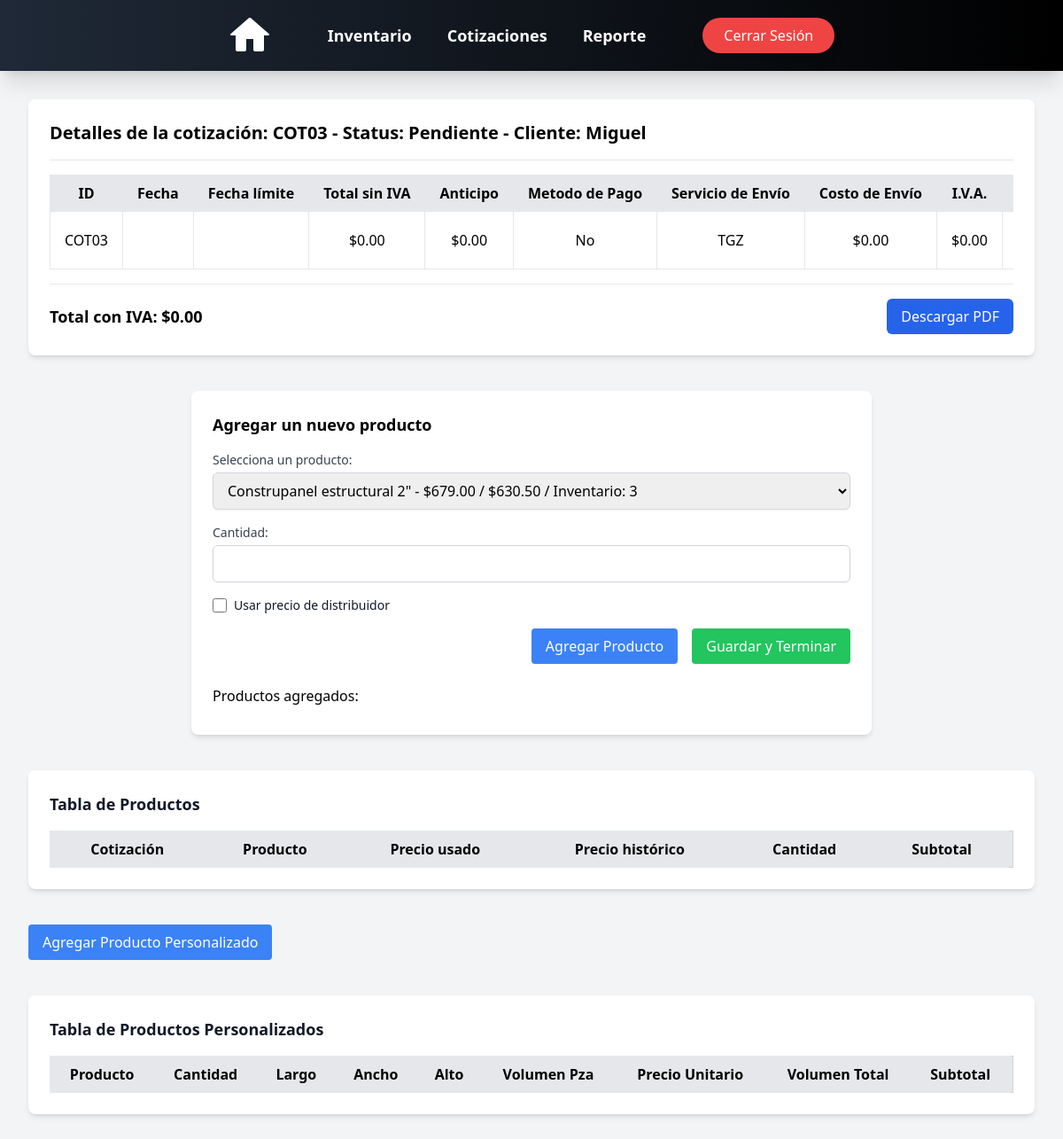
/quotes/details/COT03/ (signed in), run on an earlier commit of the app's database.
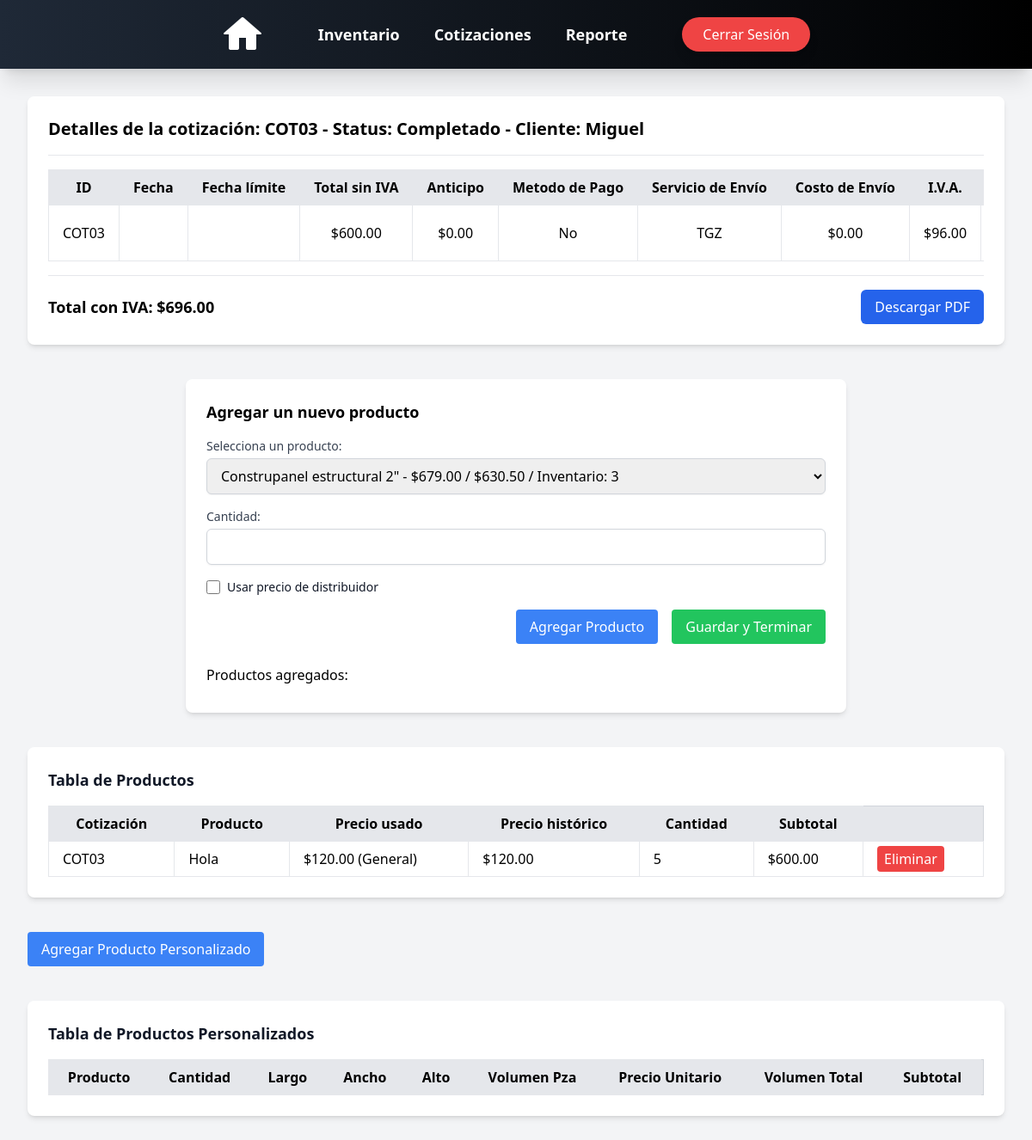
And on a later commit of the database.
### cotizaciones/models.py (models this page shows, shortened)
class Cotizaciones(models.Model):
    id = models.CharField(max_length=10, primary_key=True, unique=True, blank=False, null=False)
    cliente = models.CharField(max_length=50, blank=False, null=True)
    telefono = models.IntegerField(blank=False, null=True)
    fecha = models.DateField(auto_now=False, auto_now_add=False)
    fecha_propuesta = models.DateField(auto_now=False, auto_now_add=False)
    fecha_entrega = models.DateField(auto_now=False, auto_now_add=False, null=True, blank=True)
    direccion_entrega = models.CharField(max_length=50, default='Pendiente')
    servicio_envio = models.CharField(max_length=100, default="TGZ")
    costo_envio = models.DecimalField(max_digits=10, decimal_places=2, blank=False, null=True, default=0)
    total = models.DecimalField(max_digits=10, decimal_places=2, default=0.0)  # Total sin IVA
    total_Civa = models.DecimalField(max_digits=10, decimal_places=2, default=0.0)
    status = models.CharField(max_length=20, blank=False, null=False, default='Pendiente')
    anticipo = models.DecimalField(max_digits=10, decimal_places=2, default=0.0)
    restante = models.DecimalField(max_digits=10, decimal_places=2, default=0.0)
    metodo_pago = models.CharField(max_length=20, null=False, default='No')
    iva = models.DecimalField(max_digits=10, decimal_places=2, default=0.0)
    def __str__(self):
        return str(self.id)

class CotizacionProduct(models.Model):
    cotizacion_id = models.ForeignKey(Cotizaciones, on_delete=models.CASCADE, related_name='cotizaciones')
    product_id = models.ForeignKey(Product, on_delete=models.CASCADE)
    cantidad = models.IntegerField(default=1)
    phistorico = models.DecimalField(max_digits=10, decimal_places=2, default=0.0)
    subtotal = models.DecimalField(max_digits=10, decimal_places=2, default=0.0)
    usar_precio_distribuidor = models.BooleanField(default=False)

### products/models.py (models this page shows, shortened)
class Product(models.Model):
    nombre = models.CharField(max_length=50, blank=True, null=False)
    descripcion = models.CharField(max_length=100, blank=True, null=False)
    categoria = models.CharField(max_length=50, blank=True, null=False)
    largo = models.DecimalField(max_digits=5, decimal_places=2, blank=True, null=True, default=0)
    ancho = models.DecimalField(max_digits=5, decimal_places=2, blank=True, null=True, default=0)
    alto = models.DecimalField(max_digits=5, decimal_places=2, blank=True, null=True, default=0)
    volumen = models.FloatField(blank=True, null=True, default=0)
    volumen_total = models.FloatField(blank=True, null=True, default=0)
    unidad = models.CharField(max_length=50, blank=True, null=False)
    inventario = models.IntegerField(blank=True, null=True)
    precio_general = models.DecimalField(max_digits=10, decimal_places=2, blank=True, null=False)
    precio_distribuidor = models.DecimalField(max_digits=10, decimal_places=2, blank=True, null=True)
    otro = BooleanField(default=False)
    imagen = models.ImageField(upload_to='images_products/', blank=True, null=True)
    thumbnail = models.ImageField(upload_to='thumbs', blank=True, null=True, editable=True)

### cotizaciones/views.py (the view)
# urls.py: path('details/<str:id>/', details_view, name='details'),
def details_view(request, id):
    cotizacion = get_object_or_404(Cotizaciones, id=id)
    cotProduct = CotizacionProduct.objects.filter(cotizacion_id=cotizacion)
    productNormal = cotProduct.filter(product_id__otro=False)
    productPersonalizado = cotProduct.filter(product_id__otro=True)
    products = Product.objects.filter(otro=False)
    def formatear_fecha(fecha):
        if fecha:  # Verifica que la fecha no sea None
            if isinstance(fecha, datetime):
                return format_date(fecha, format="EEEE d 'de' MMMM 'del' y", locale='es')
            else:
                return format_date(datetime(fecha.year, fecha.month, fecha.day), format="EEEE d 'de' MMMM 'del' y",
                                   locale='es')
        return None
    def formato_moneda(valor):
        return "{:,.2f}".format(valor)
    cotizacion.fecha = formatear_fecha(cotizacion.fecha)
    cotizacion.fecha_propuesta = formatear_fecha(cotizacion.fecha_propuesta)
    cotizacion.fecha_entrega = formatear_fecha(cotizacion.fecha_entrega)
    cotizacion.costo_envio = formato_moneda(cotizacion.costo_envio)
    cotizacion.total = formato_moneda(cotizacion.total)
    cotizacion.total_Civa = formato_moneda(cotizacion.total_Civa)
    cotizacion.anticipo = formato_moneda(cotizacion.anticipo)
    cotizacion.restante = formato_moneda(cotizacion.restante)
    cotizacion.iva = formato_moneda(cotizacion.iva)
    qr_image = generate_qr(cotizacion.direccion_entrega)
    context = {
        'cotizaciones': cotizacion,
        'cotProduct': productNormal,
        'productOtro': productPersonalizado,
        'products': products,
        'qr_image': qr_image,
    }
    return render(request, 'quotes/details.html', context)

### cotizaciones/templatetags/custom_filters.py (called while the page is built)
@register.filter(name='moneda')
def moneda(value):
    if isinstance(value, Decimal):
        return "{:,.2f}".format(value)
    return value

### cotizaciones/views.py (called while the page is built)
def generate_qr(direccion):
    qr = qrcode.make(direccion)
    qr_image = BytesIO()
    qr.save(qr_image, format='PNG')
    qr_image.seek(0)
    return qr_image

### users/context_processors.py (called while the page is built)
def empleado_context(request):
    if request.user.is_authenticated:
        empleado = request.user.groups.filter(name='Empleado').exists()
    else:
        empleado = False  # Si no está autenticado, no es parte del grupo
    return {'empleado': empleado}

### templates/quotes/details.html (shortened to what this page needs)
{% load static %}
<!DOCTYPE html>
<html lang="es">
<head>
    <link rel="stylesheet" href="https://cdn.jsdelivr.net/npm/choices.js/public/assets/styles/choices.min.css">
    <script src="https://cdn.tailwindcss.com"></script>
</head>
<body class="bg-gray-100 p-8">
    {% include 'nav_bar.html' %}
    {% if request.user.is_authenticated %}
        <div class="animate__animated animate__fadeIn">
        {% include 'quotes/quote_details.html' %}
        {% include 'quotes/add_product_form.html' %}
        {% include 'quotes/products_table.html' %}
        {% include 'quotes/custom_product_form.html' %}
        {% include 'quotes/custom_products_table.html' %}
    {% else %}
        <div class="flex flex-col items-center justify-center min-h-screen text-center">
            <h2 class="text-2xl font-semibold text-gray-700">No está autenticado</h2>
            <a href="{% url 'login' %}" class="mt-4 bg-blue-600 text-white px-4 py-2 rounded-lg hover:bg-blue-700 transition">Iniciar sesión</a>
        </div>
    {% endif %}
    </div>
</body>
</html>

### templates/quotes/quote_details.html (shortened to what this page needs)
{% load static %}
<div class="bg-white p-6 rounded-lg shadow-md mt-20 overflow-x-auto">
    <h1 class="text-xl font-bold mb-4">Detalles de la cotización: {{ cotizaciones.id }} - Status: {{ cotizaciones.status }} - Cliente: {{ cotizaciones.cliente }}</h1>
     <hr class="my-4">
    <div class="overflow-x-auto">
        <table class="w-full border-collapse border border-gray-300 min-w-max">
            <thead>
            <tr class="bg-gray-200">
                <th class="border px-4 py-2">ID</th>
                <th class="border px-4 py-2">Fecha</th>
                <th class="border px-4 py-2">Fecha límite</th>
                <th class="border px-4 py-2">Total sin IVA</th>
                <th class="border px-4 py-2">Anticipo</th>
                <th class="border px-4 py-2">Metodo de Pago</th>
                <th class="border px-4 py-2">Servicio de Envío</th>
                <th class="border px-4 py-2">Costo de Envío</th>
                <th class="border px-4 py-2">I.V.A.</th>
                <th class="border px-4 py-2">Total con IVA</th>
            </tr>
            </thead>
            <tbody>
            <tr class="text-center">
                <td class="border px-4 py-2">{{ cotizaciones.id }}</td>
                <td class="border px-4 py-2">{{ cotizaciones.fecha }}</td>
                <td class="border px-4 py-2">{{ cotizaciones.fecha_propuesta }}</td>
                <td class="border px-4 py-2">${{ cotizaciones.total }}</td>
                <td class="border px-4 py-2">${{ cotizaciones.anticipo }}</td>
                <td class="border px-4 py-2">{{ cotizaciones.metodo_pago }}</td>
                <td class="border px-4 py-2">{{ cotizaciones.servicio_envio }}</td>
                <td class="border px-4 py-2">${{ cotizaciones.costo_envio }}</td>
                <td class="border px-4 py-2">${{ cotizaciones.iva }}</td>
                <td class="border px-4 py-2">${{ cotizaciones.total_Civa }}</td>
            </tr>
            </tbody>
        </table>
    </div>
    <hr class="my-4">
   <div class="flex flex-col md:flex-row justify-between items-center mt-4">
        <p class="text-lg font-semibold">Total con IVA: <span id="total_con_iva">${{ cotizaciones.total_Civa }}</span></p>
        <a href="{% url 'generate_quote_pdf' cotizaciones.id %}"
        class="bg-blue-600 text-white px-4 py-2 rounded-md hover:bg-blue-700 transition mt-4 md:mt-0">Descargar PDF</a>
    </div>
</div>

### templates/quotes/products_table.html
{% load custom_filters %}
<div class="bg-white p-6 rounded-lg shadow-md mt-10">
    <h2 class="text-lg font-semibold text-gray-900 mb-4">Tabla de Productos</h2>
    <table id="tabla-productos" class="w-full border-collapse border border-gray-300">
        <thead>
            <tr class="bg-gray-200">
                <th class="border px-4 py-2">Cotización</th>
                <th class="border px-4 py-2">Producto</th>
                <th class="border px-4 py-2">Precio usado</th>
                <th class="border px-4 py-2">Precio histórico</th>
                <th class="border px-4 py-2">Cantidad</th>
                <th class="border px-4 py-2">Subtotal</th>
                <th></th>
            </tr>
        </thead>
        <tbody>
            {% for cotizacionPro in cotProduct %}
            <tr>
                <td class="border px-4 py-2">{{ cotizacionPro.cotizacion_id }}</td>
                <td class="border px-4 py-2">{{ cotizacionPro.product_id.nombre }}</td>
                <td class="border px-4 py-2">
                    {% if cotizacionPro.usar_precio_distribuidor %}
                        ${{ cotizacionPro.product_id.precio_distribuidor }} (Distribuidor)
                    {% else %}
                        ${{ cotizacionPro.product_id.precio_general }} (General)
                    {% endif %}
                </td>
                <td class="border px-4 py-2">${{ cotizacionPro.phistorico }}</td>
                <td class="border px-4 py-2">{{ cotizacionPro.cantidad }}</td>
                <td class="border px-4 py-2">${{ cotizacionPro.subtotal|moneda }}</td>
                <td class="border px-4 py-2">
                    <a href="{% url 'delete_product_from_quote' cotizacionPro.id %}" class="bg-red-500 text-white px-2 py-1 rounded delete-product">Eliminar</a>
                </td>
            </tr>
            {% endfor %}
        </tbody>
    </table>
</div>

What changed in the data, as far as the page shows it:
changed Cotizaciones "COT03": status "Pendiente" → "Completado"; total "0.00" → "600.00"; iva "0.00" → "96.00"; total_Civa "0.00" → "696.00"
added CotizacionProduct: cotizacion_id "COT03", product_id.nombre "Hola", product_id.precio_general "120.00", phistorico "120.00", cantidad "5", subtotal|moneda "600.00"
